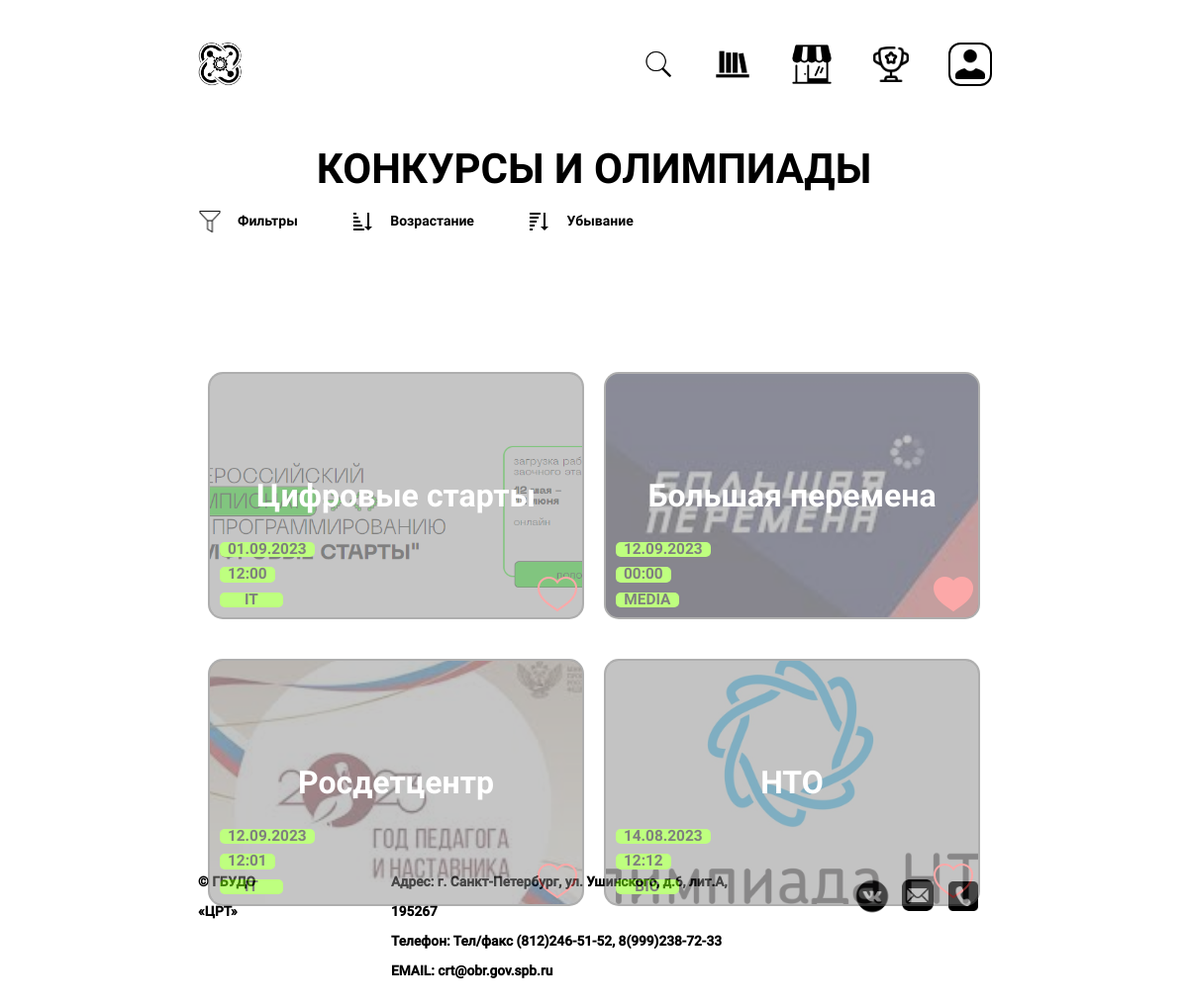
The app's page /competitions/ with its own data.
### base/models.py (models this page shows, shortened)
class Account(models.Model):
    name = models.CharField(max_length=80)
    description = models.CharField(max_length=200)
    photo = models.ImageField(upload_to='photos/%Y/%m/%d/')
    age = models.IntegerField()
    email = models.EmailField(max_length=200)
    time_created = models.DateTimeField(auto_now_add=True)
    rank = models.IntegerField(default=0)
    login = models.CharField(max_length=40)
    password = models.CharField(max_length=40)
    score = models.IntegerField(default=0)
    size = models.CharField(max_length=10)
    projects = models.ManyToManyField(Project, null=True, blank=True)
    city = models.CharField(max_length=255, default="none")
    favorite = models.ManyToManyField(Competitions, null=True, blank=True)
    class Meta:
        unique_together = ('email', 'login', 'password', 'age', 'name')

class Competitions(models.Model):
    kvantumType = models.TextChoices('kvantumType',
                                     'VR IT MEDIA IND-DESIGN ENERGY BIO NEURO NANO HI-TECH GEO AERO IND-ROBO')
    name = models.CharField(max_length=200, verbose_name="Название")
    kvantum = models.CharField(choices=kvantumType.choices, max_length=10, verbose_name="Квантум")
    face = models.ForeignKey("Image", verbose_name="Обложка на главной странице", on_delete=models.CASCADE,
                             related_name='Image_Face_Comp', null=True, blank=True)
    description = models.TextField(verbose_name="Описание конкурса")
    images = models.ManyToManyField("Image", null=True, blank=True, verbose_name="Дополнительные изображения")
    contacts = models.CharField(max_length=250, verbose_name="Ссылка на конкурс")
    date = models.DateTimeField(auto_now=False, auto_now_add=False, default=None)
    current = models.BooleanField(default=True, verbose_name="Активный")

class Image(models.Model):
    name = models.CharField(max_length=50, verbose_name="Название изображения")
    image = models.ImageField(upload_to='images/', verbose_name="Изображение")

### base/views.py (the view)
# urls.py: path("competitions/", views.competitions, name="competitions"),
def competitions(request):
    if "id" in request.session:
        id_per = int(request.session['id'])
        type_acc = request.session['type']
        if type_acc=="teacher":
            tt = True
            account = Teacher.objects.get(id=id_per)
        else:
            tt = False
            account = Account.objects.get(id=id_per)
    else:
        tt = False
        id_per = 2
        account = Account.objects.get(id=id_per)
    q = request.GET.get('q', '')
    s = request.GET.get('s', '')
    competitions = Competitions.objects.filter(
        Q(name__icontains=q) |
        Q(description__icontains=q) |
        Q(kvantum__icontains=q)
    )
    if s:
        competitions = competitions.filter(Q(name__icontains=s))
    print(request.path)
    p = True
    context = {'competitions': competitions, 'account': account, 'competition': p, 'type': tt}
    return render(request, 'base/competitions.html', context)

### base/templates/base/competitions.html (shortened to what this page needs)
{% extends 'main.html' %}
{% load static %}
{% block title %}КОНКУРСЫ И ОЛИМПИАДЫ{% endblock title %}</h1>
{% block content %}
<div class="infoblock" id="id01">
    {% for competition in competitions %}
        <div onClick="javascript:window.open('{{ competition.contacts }}', '_blank');" target="_blank" class="main_block Maths">
            <h2 class="h2Competitions">{{competition.name}}</h2>
            <img src="{{competition.face.image.url}}" alt="{{competition.name}}" srcset="">
            <div class="main-block__additional__info">
                <div class="main-block__adinf__Date">{{competition.date | date:'d.m.Y'}}</div>
                <div class="main-block__adinf__Time">{{competition.date | date:'H:i'}}</div>
                <div class="main-block__adinf__Kvantum">{{competition.kvantum}}</div>
            </div>
            <div id="like_button{{competition.id}}" {% if competition in account.favorite.all %} class="main-block__button__liked" {% else %} class="main-block__button" {% endif %} data-catid="{{competition.id}}" onclick="event.cancelBubble=true;MyClick({{competition.id}});"></div>
        </div>
    {% endfor %}
</div>
{% endblock %}

### templates/main.html (shortened to what this page needs)
<!DOCTYPE html>
{% load static %}
<head>
	<link href = "{% static 'fonts/stylesheet.css' %}" rel = "stylesheet" type = "text/css" >
	<link rel="stylesheet" type="text/css" href="{% static 'css/style.css' %}">
	<link rel="stylesheet" type="text/css" href="{% static 'css/style2.css' %}">
</head>
<body id="body">
	<div class="container">
		<header>
			<a href="{% url 'home' %}"><img src="{% static 'img/logo.svg' %}" class="logo"></a>
			<div class="header__buttons">
				<form {% if competition %} action="{% url 'competitions' %}" {%else%} action="{% url 'projects' %}" {% endif %}method="get" class="search" id="search">
					<button style="height: 30px; width: 30px" type="button" id="search_button"><img src="{% static 'img/search.png' %}" style="height: 30px;"  alt=""></button>
				</form>
				<a href="/projects/"><img class="shop-avatar" style=" width: 40px; height: 40px;" src="{% static 'img/projects.svg'%}" alt="" srcset=""></a>
				<a href="/shop/"><img class="shop-avatar" style=" width: 40px; height: 40px;" src="{% static 'img/shop_icon.png'%}" alt="" srcset=""></a>
				<a href="/competitions/"><img class="shop-avatar" style=" width: 40px; height: 40px;" src="{% static 'img/competitions.svg'%}" alt="" srcset=""></a>
				<a href="/login/">
					{% if account.photo.url %}
						<img class="account-info__avatar" style="width: 40px; height: 40px; " src="{{account.photo.url}}" alt="" srcset="">
				  	{% else %}
					 	<img class="shop-avatar" style="width: 40px; height: 40px; box-shadow: 0 0 0 2px black;" src="{% static 'img/person.png' %}" alt="" srcset="">
				  	{% endif %}</a>
			</div>
			</header>
		<h1 class="heading" style="font-family: 'RobotoBold';">{% block title %}ПРОЕКТЫ КВАНТОРИАНЦЕВ{% endblock title %}</h1>
		{% block filters %}
		<div class="filters">
			<button style="font-family: 'RobotoBold'" id="pppBtn"class="filter"><img src="{% static 'img/filter.png' %}" alt="">Фильтры</button>
			<button style="font-family: 'RobotoBold'" onclick="sortList()" class="filter" style="height: 20px;"><img src="{% static 'img/alphabet-up.png' %}" alt="">Возрастание</button>
			<button style="font-family: 'RobotoBold'" onclick="sortListY()" class="filter"><img src="{% static 'img/alphabet-down.png' %}" alt="">Убывание</button>
		</div>
		{% endblock filters %}
		{% block content %}
		{% endblock content %}
		{% include 'footer.html' %}
	</div>
</body>

### base/static/css/style.css (style rules this page uses)
button { background-color: #00000000; }
* { color: rgb(0, 0, 0); font-family: 'BankGothic RUSS'; font-weight: 500; font-style: normal; padding: 0; margin: 0; border: 0; }
*,*:before,*:after { -moz-box-sizing: border-box; -webkit-box-sizing: border-box; box-sizing: border-box; }
nav,footer,header,aside { display: block; }
html,body { background-color: rgb(255, 255, 255); height: 100%; width: 100%; font-size: 100%; line-height: 1; font-size: 14px; -ms-text-size-adjust: 100%; -moz-text-size-adjust: 100%; -webkit-text-size-adjust: 100%; }
input,button,textarea { font-family:inherit; }
button { cursor: pointer; }
a, a:visited { background-color: #00000000 ;text-decoration: none; }
img { vertical-align: top;pointer-events: none; }
h1,h2,h3,h4,h5,h6 { font-size:inherit;font-weight: 400; }
.container { margin: 10px 220px 0; }
header { justify-content: space-between; display: flex; padding: 20px 0 0 0; margin: 0; color: rgb(0, 0, 0); }
.logo { height: 113px; }
.header__buttons { display: flex; flex-direction: row; align-items: center; }
.header__buttons * { margin-left: calc(var(--index) * 1); }
.heading { background-color: rgba(0, 0, 0, 0); -webkit-animation-duration: 1s; animation-duration: 1s; -webkit-animation-fill-mode: both; animation-fill-mode: both; -webkit-animation-name: fadeOut; animation-name: fadeOut; padding-top: 50px; text-align: center; font-size: 3em; }
.filters { position: relative; z-index: 999; -webkit-animation-duration: 1.05s; animation-duration: 1.05s; -webkit-animation-fill-mode: both; animation-fill-mode: both; -webkit-animation-name: fadeOut; animation-name: fadeOut; text-align: left; padding: 20px 0 10px 0; }
.filter { position: relative; cursor: pointer; font-size: 14px; margin: 0 50px 0 0; display: inline-block; }
.filter > img { margin-right: 16px; vertical-align: middle; height: 24px; }
.filter::after { display: block; position: absolute; left: 0; width: 0; height: 2px; margin-top: -5px; margin-left: 40px; background-color: #000000; content: ""; transition: width 0.3s ease-out; }
.h2Competitions { font-family: 'RobotoBold'; font-size: 24pt; }
a { z-index: 7; opacity: 1; position: relative; background-color: rgba(0, 0, 0, 0); font-size: 130%; margin: 10px 0; }
h2 { z-index: 7; opacity: 1; position: relative; background-color: rgba(0, 0, 0, 0); font-size: 130%; margin: 10px auto; }
.main_block { position: relative; overflow:hidden; z-index: 1; display: flex; align-items: center; justify-content: center; flex-basis: 333px; flex-grow: 1; max-width: 500px; height: 250px; padding: 5px; margin: 20px 10px; font-size: 110%; opacity: 0.5; color: white; background-color: rgb(0, 0, 0); background-position:center center; background-size:cover; transform: translateY(100px); min-height: auto; vertical-align: top; border: 2px solid rgba(255, 255, 255, 0.37); border-radius: 15px; transition: all 0.4s; }
.main_block > h2 { color: white; }
.main_block > img { opacity: 0.55; position: absolute; top:50%; left:50%; transform:translate(-50%,-50%); width: 500px; height: 250px; object-fit:cover; }
.infoblock { margin-top: 10px; display: flex; justify-content: center; flex-wrap: wrap; }
.main_block > h2 { text-align: center; }
@media (max-width: 1440px) { .container { margin: 10px 200px 0; } }

### records on screen
Account: photo (picture)
Competitions: name "Цифровые старты", face.image (picture), date "01.09.2023", date "12:00", kvantum "IT"
Competitions: name "Большая перемена", face.image (picture), date "12.09.2023", date "00:00", kvantum "MEDIA", shows a picture
Competitions: name "Росдетцентр", face.image (picture), date "12.09.2023", date "12:01", kvantum "IT"
Competitions: name "НТО", face.image (picture), date "14.08.2023", date "12:12", kvantum "BIO"
